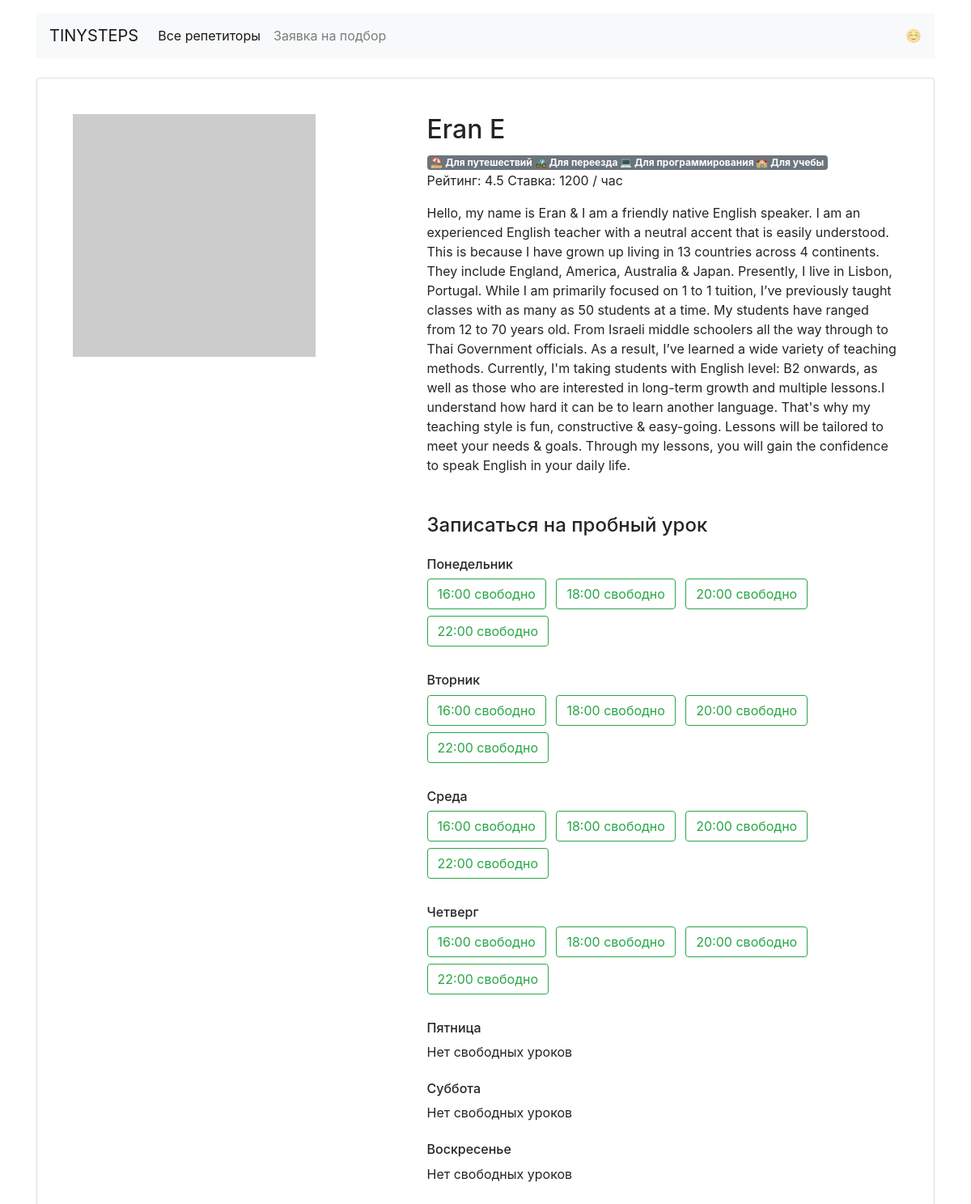
Page /profiles/7/ on the committed database.
### app.py (models this page shows)
class Teacher(db.Model):
    __tablename__ = 'teacher'
    id = db.Column(db.Integer, primary_key=True)
    name = db.Column(db.String(255))
    about = db.Column(db.Text)
    rating = db.Column(db.Float)
    picture = db.Column(db.String(255))
    price = db.Column(db.Integer)
    free = db.Column(db.Text)
    booking = db.relationship('Booking', back_populates="teacher")
    goals = db.relationship('Goal', secondary=teacher_goals, back_populates="teacher")

class Goal(db.Model):
    __tablename__ = 'goals'
    id = db.Column(db.Integer, primary_key=True)
    goal = db.Column(db.String(255))
    goal_ru = db.Column(db.String(255))
    teacher = db.relationship('Teacher', secondary=teacher_goals, back_populates="goals")

### app.py (the view)
@app.route('/profiles/<int:pk>/')
def profiles(pk):
    teacher = Teacher.query.get_or_404(pk)
    with open("database/week.json", "r", encoding='utf-8') as f:
        week = json.load(f)
    free = json.loads(teacher.free)
    return render_template('flask_teacher/profile.html', teacher=teacher, week=week, free=free)

### templates/flask_teacher/profile.html (shortened to what this page needs)
{% extends 'base.html' %}
{% block content %}
    <main class="container mt-3">
        <div class="card my-4 mx-auto">
            <div class="card-body m-2 m-md-4">
                <article class="row">
                    <div class="col-5"><img src="{{ teacher.picture }}" class="img-fluid" alt=""></div>
                    <div class="col-7">
                        <section class="teacher=info">
                            <h1 class="h2">{{ teacher.name }}</h1>
                            <p><span class="badge badge-secondary mr-2">{% for goal in teacher.goals %}
                                {{ goal.goal_ru }}{% endfor %} </span><br>Рейтинг: {{ teacher.rating }}
                                Ставка: {{ teacher.price }} / час</p>
                            <p>{{ teacher.about }}</p>
                        </section>
                        <section class="available">
                            <h4 class="mb-4 mt-5">Записаться на пробный урок</h4>
                            {% for day, time in free.items() %}
                                <h6 class="mt-4">{{ week[day] }}</h6>
                                {% set spok = {'rest_day': True} %}
                                {% for time,value in time.items() %}
                                    {% if value %}
                                        <a href="{{ url_for('booking',pk=teacher.id,day=day,time=time.split(':')[0]) }}"
                                           class="btn
                                        btn-outline-success mr-2
                                        mb-2">{{ time }}
                                            свободно</a>
                                    {% endif %}
                                {% endfor %}
                                {% if spok.rest_day %}
                                    <p>Нет свободных уроков</p>
                                {% endif %}
                            {% endfor %}
                        </section>
                    </div>
                </article>
            </div>
        </div>
    </main>
{% endblock %}

### rows in the picture
Teacher: name "Eran E", rating "4.5", price "1200", about "Hello, my name is Eran & I am a friendly native English speaker. I am an experienced English teacher with a neutral accent that is easily understood. This is because I have grown up living in 13 countries across 4 continents. They include England, America, Australia & Japan. Presently, I live in Lisbon, Portugal. While I am primarily focused on 1 to 1 tuition, I’ve previously taught classes with as many as 50 students at a time. My students have ranged from 12 to 70 years old. From Israeli middle schoolers all the way through to Thai Government officials. As a result, I’ve learned a wide variety of teaching methods. Currently, I'm taking students with English level: B2 onwards, as well as…"
Goal: goal_ru "⛱ Для путешествий"
Goal: goal_ru "🚜 Для переезда"
Goal: goal_ru "💻 Для программирования"
Goal: goal_ru "🏫 Для учебы"

### other values in the picture
{{ week[day] }} "Понедельник" "Вторник" "Среда" "Четверг" "Пятница" "Суббота" "Воскресенье"
{{ time }} "16:00" "18:00" "20:00" "22:00" "16:00" "18:00" "20:00" "22:00" "16:00" "18:00" "20:00" "22:00" "16:00" "18:00" "20:00" "22:00"
